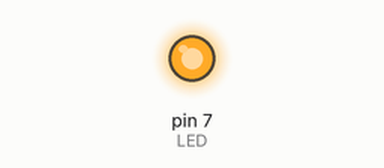
Simulated run of this sketch. Board: Arduino Uno, built with avr-gcc and run on an emulated ATmega328P. Parts: output pins drawn as LEDs (lit = HIGH). At 2.0 s the program stops and its outputs stay as they are.

Above: at 0.5 s.
At 1.85 s:
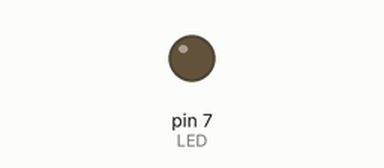
Timing chart, 0 to 3.0 s (numbered marks = the images above):
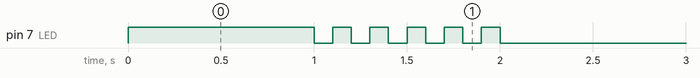

Measured:
- by itself, pin 7 (LED): repeats every 0.20 s: LOW 0.10 s, HIGH 0.10 s, until it stays LOW from 2.0 s

The sketch:

05_practice_2.ino.ino
```cpp
int LED = 7;

void setup() {
  pinMode(LED, OUTPUT);
}

void loop() {
  // 처음 1초 동안 켜기
  digitalWrite(LED, HIGH);
  delay(1000);

  // 1초 동안 5번 깜빡이기
  for (int i = 0; i < 5; i++) {
    digitalWrite(LED, LOW);
    delay(100);

    digitalWrite(LED, HIGH);
    delay(100);
  }

  // LED 끄기
  digitalWrite(LED, LOW);

  // 무한 루프
  while (1) {
  }
}
```
